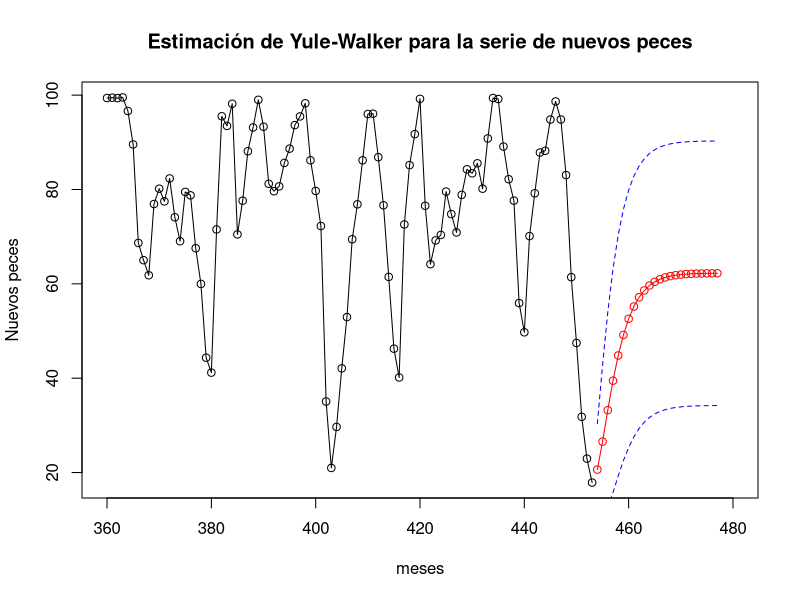
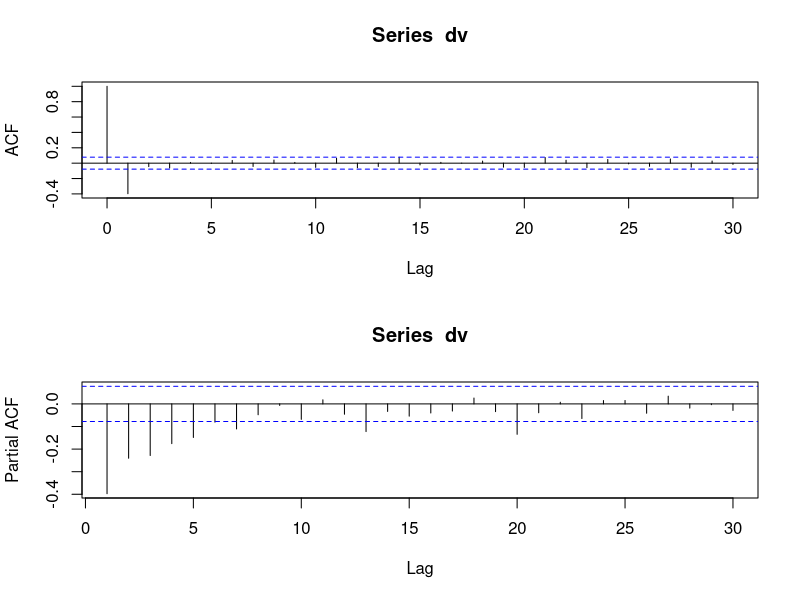
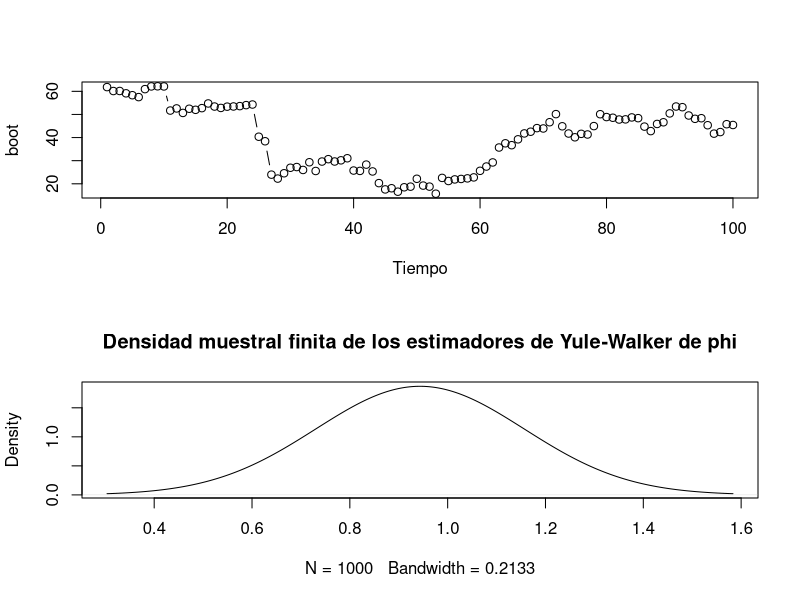
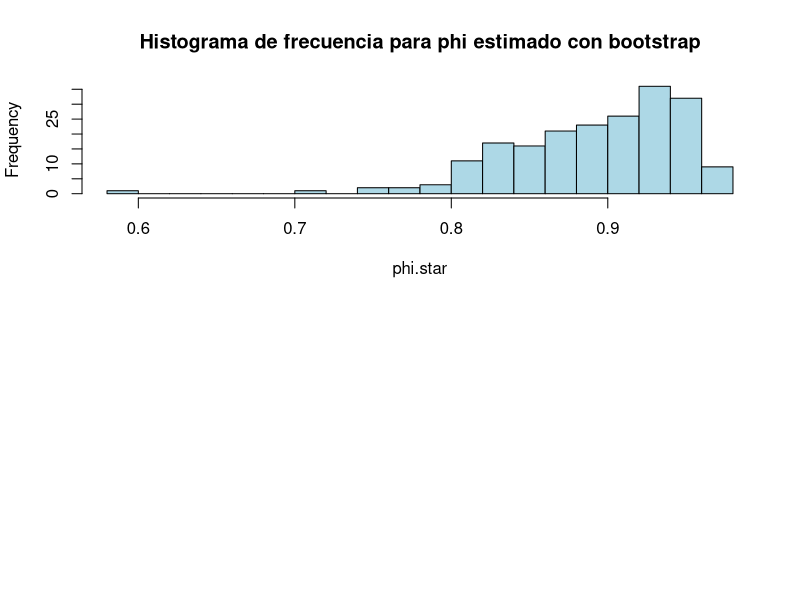

R code for these plots, in order:
## ---- chunk 1
rec=scan("data/recruit.txt")
rec.yw=ar.yw(rec, order=2)
# -----------------------------------------
rec.pr=predict(rec.yw, n.ahead=24) 
U=rec.pr$pred+rec.pr$se 
L=rec.pr$pred-rec.pr$se 
meses=360:453 
plot(meses,rec[meses], type="o", xlim=c(360,480),ylab="Nuevos peces", main="Estimación de Yule-Walker para la serie de nuevos peces")
lines(rec.pr$pred, col="red",type="o") 
lines(U, col="blue",lty="dashed")
lines(L, col="blue",lty="dashed")
## ---- chunk 2
rec.mle=ar.mle(rec,order=2)
rec.mle
## ---- chunk 3
varva=scan("data/varve.txt")
dv=log(varva[2:634]/varva[1:633]);
par(mfrow=c(2,1))
acf(dv,30) 
pacf(dv,30)
## ---- chunk 4
boot=scan("data/ar1boot.txt")
plot(boot,type="b",xlab="Tiempo")
## ---- chunk 5
m=mean(boot)
m
fit=ar.yw(boot,order=1)
fit
phi=fit$ar
## ---- chunk 6
# Densidad del estimador de Yule-Walker de phi
phi.est=0
x.sim=boot[1]
wt=rexp(100,1/2)
for (i in 1:1000)
  {
  for (j in 2:100)
  {x.sim[j]=50+0.95*(x.sim[j-1]-50)+wt[j]}
  fit.est=ar.yw(x.sim,order=1)
  phi.est[i]=fit.est$ar}

plot(density(phi.est),main="Densidad muestral finita de los estimadores de Yule-Walker de phi")
## ---- chunk 7
# Booststrap

nboot=200
resids=fit$resid
resids=resids[2:100]
boot.star=boot
phi.star=matrix(0,nboot,1)
for (i in 1:nboot){
  resid.star=sample(resids,replace=TRUE)
  for (t in 1:99){
    boot.star[t+1]=boot+phi*(boot.star[t]-boot)+resid.star[t]
  }
  phi.star[i]=ar.yw(boot.star,order=1)$ar
}
# Histograma
hist(phi.star,breaks=15,col = "lightblue",
main="Histograma de frecuencia para phi estimado con bootstrap")

